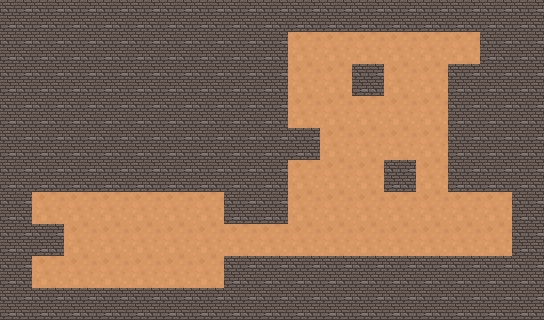

The image is a tile-based game level rendered from a .tmx file. Its description and complete source (layers, tilesets, objects, tile grids) follow:
An orthogonal 17x10 tile map with 32x32 px tiles, 1 tile layer (Прошарок плиток 1).

<map version="1.10" tiledversion="1.10.2" orientation="orthogonal" renderorder="left-up" width="17" height="10" tilewidth="32" tileheight="32" infinite="0" nextlayerid="2" nextobjectid="1">
 <tileset firstgid="1" source="Підлога.tsx" />
 <layer id="1" name="Прошарок плиток 1" width="17" height="10">
  <data encoding="csv">
2,2,2,2,2,2,2,2,2,2,2,2,2,2,2,2,2,
2,2,2,2,2,2,2,2,2,1,1,1,1,1,1,2,2,
2,2,2,2,2,2,2,2,2,1,1,2,1,1,2,2,2,
2,2,2,2,2,2,2,2,2,1,1,1,1,1,2,2,2,
2,2,2,2,2,2,2,2,2,2,1,1,1,1,2,2,2,
2,2,2,2,2,2,2,2,2,1,1,1,2,1,2,2,2,
2,1,1,1,1,1,1,2,2,1,1,1,1,1,1,1,2,
2,2,1,1,1,1,1,1,1,1,1,1,1,1,1,1,2,
2,1,1,1,1,1,1,2,2,2,2,2,2,2,2,2,2,
2,2,2,2,2,2,2,2,2,2,2,2,2,2,2,2,2
</data>
 </layer>
</map>
